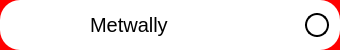
<?xml version="1.0" encoding="UTF-8"?>
<ui version="4.0">
 <class>ContactWidget</class>
 <widget class="QWidget" name="ContactWidget">
  <property name="geometry">
   <rect>
    <x>0</x>
    <y>0</y>
    <width>340</width>
    <height>50</height>
   </rect>
  </property>
  <property name="windowTitle">
   <string>Form</string>
  </property>
  <property name="styleSheet">
   <string notr="true">border-radius: 20px;
background-color: red;</string>
  </property>
  <widget class="QLabel" name="name">
   <property name="geometry">
    <rect>
     <x>90</x>
     <y>12</y>
     <width>201</width>
     <height>26</height>
    </rect>
   </property>
   <property name="font">
    <font>
     <pointsize>15</pointsize>
    </font>
   </property>
   <property name="styleSheet">
    <string notr="true">background-color: white;
color: black;</string>
   </property>
   <property name="text">
    <string>Metwally</string>
   </property>
  </widget>
  <widget class="QCheckBox" name="CheckBox">
   <property name="geometry">
    <rect>
     <x>305</x>
     <y>10</y>
     <width>30</width>
     <height>30</height>
    </rect>
   </property>
   <property name="font">
    <font>
     <pointsize>9</pointsize>
    </font>
   </property>
   <property name="styleSheet">
    <string notr="true">QCheckBox{
	background-color:white;
}
QCheckBox#CheckBox:indicator {
    width: 20px;
    height: 20px;
	border: 2px solid;
	border-radius: 12px;
}
QCheckBox::indicator:checked {
    background-color: #4CAF50;
}

QCheckBox::indicator:unchecked {
    background-color: white;
}

QCheckBox::indicator:indeterminate {
    background-color: #FFA726;
}</string>
   </property>
   <property name="text">
    <string/>
   </property>
   <property name="iconSize">
    <size>
     <width>40</width>
     <height>40</height>
    </size>
   </property>
  </widget>
  <widget class="QLabel" name="icon">
   <property name="geometry">
    <rect>
     <x>10</x>
     <y>5</y>
     <width>40</width>
     <height>40</height>
    </rect>
   </property>
   <property name="styleSheet">
    <string notr="true">background-color: white;</string>
   </property>
   <property name="text">
    <string/>
   </property>
   <property name="pixmap">
    <pixmap resource="../../ChatAppGUI/res.qrc">:/icons/icons/pfp.png</pixmap>
   </property>
   <property name="scaledContents">
    <bool>true</bool>
   </property>
  </widget>
  <widget class="QWidget" name="widget" native="true">
   <property name="geometry">
    <rect>
     <x>0</x>
     <y>0</y>
     <width>340</width>
     <height>50</height>
    </rect>
   </property>
   <property name="styleSheet">
    <string notr="true">background-color: white;
border-radius: 20px;</string>
   </property>
  </widget>
  <zorder>widget</zorder>
  <zorder>name</zorder>
  <zorder>CheckBox</zorder>
  <zorder>icon</zorder>
 </widget>
 <resources>
  <include location="../../ChatAppGUI/res.qrc"/>
 </resources>
 <connections/>
</ui>
